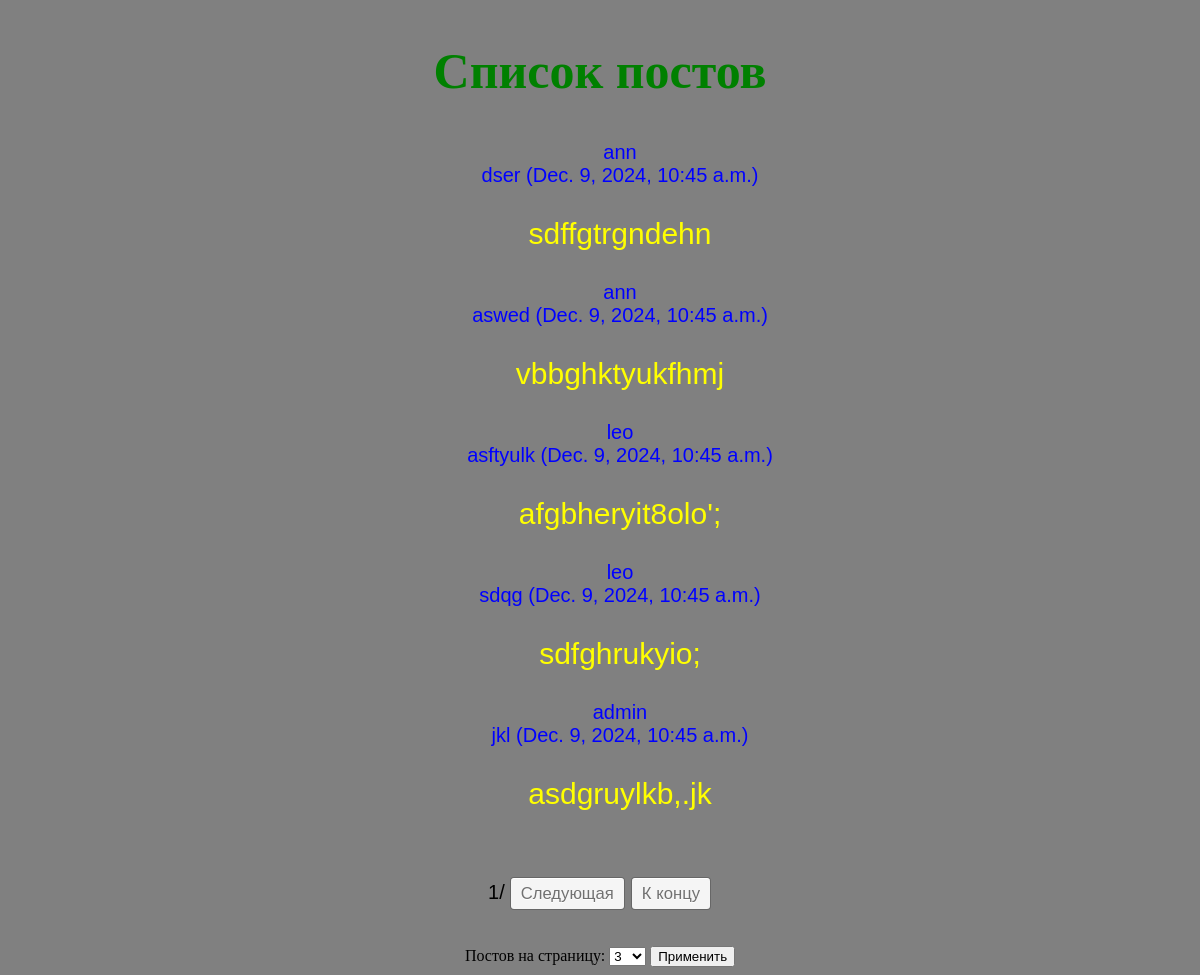
The page / on the database its author committed.
### OurConf/models.py (models this page shows)
class Post(models.Model):
    author = models.ForeignKey(User, on_delete=models.CASCADE)
    title = models.CharField(max_length=50)
    content = models.TextField()
    created_at = models.DateTimeField(auto_now_add=True)

### OurConf/views.py (the view)
# urls.py: path('', post_list, name='post_list')
def post_list(request):
    global posts_on_pages
    if request.POST:
        form = Posts_on_PageForm(request.POST)
        if form.is_valid():
            posts_on_pages = form.cleaned_data["posts_on_pages"]
    posts = Post.objects.all().order_by('created_at')
    paginator = Paginator(posts, posts_on_pages)
    page_number = request.GET.get('page')
    page_posts = paginator.get_page(page_number)
    context = {'page_posts': page_posts, 'posts_on_pages': posts_on_pages}
    return render(request, 'index.html', context)

### templates/index.html (shortened to what this page needs)
{% extends 'base.html' %}
{% block content %}
    <h2>Список постов</h2>
    <ul>
        {% for post in page_posts %}
            <li>
                {{ post.author }}
                <br>
                {{ post.title }} ({{ post.created_at }})
                <p>{{ post.content }}</p>
            </li>
        {% empty %}
            <p>Нет постов...</p>
        {% endfor %}
    </ul>
    <br>
    <br>
    <div class="paginate">
    <ul>
        <li>{{ page_posts.number }}/{{ paginator.num_pages }}</li>
        {% if page_posts.has_next %}
            <li><a href="?page={{ page_posts.next_page_number }}">  Следующая  </a></li>
            <li><a href="?page={{ paginator.num_pages }}">  К концу  </a></li>
        {% endif %}
    </ul>
    </div>
    <br>
    <br>
    <form method="POST">
        <label for="posts_on_pages">Постов на страницу:</label>
        <select name="posts_on_pages" id="posts_on_pages">
          <option value="3">3</option>
        </select>
        <input type="submit" value="Применить" />
    </form>
{% endblock %}

### templates/base.html (shortened to what this page needs)
<!DOCTYPE html>
<html lang="en">
<head>
</head>
<body>
{% block content %}
{% endblock %}
</body>
</html>

### templates/base.html (style rules this page uses)
h2 { font-family: Verdana; font-size: 50px; color: green; }

### rows shown on the page
Post: author "ann", title "dser", created_at "Dec. 9, 2024, 10:45 a.m.", content "sdffgtrgndehn"
Post: author "ann", title "aswed", created_at "Dec. 9, 2024, 10:45 a.m.", content "vbbghktyukfhmj"
Post: author "leo", title "asftyulk", created_at "Dec. 9, 2024, 10:45 a.m.", content "afgbheryit8olo';"
Post: author "leo", title "sdqg", created_at "Dec. 9, 2024, 10:45 a.m.", content "sdfghrukyio;"
Post: author "admin", title "jkl", created_at "Dec. 9, 2024, 10:45 a.m.", content "asdgruylkb,.jk"

### other values the page prints
{{ page_posts.number }} "1"
